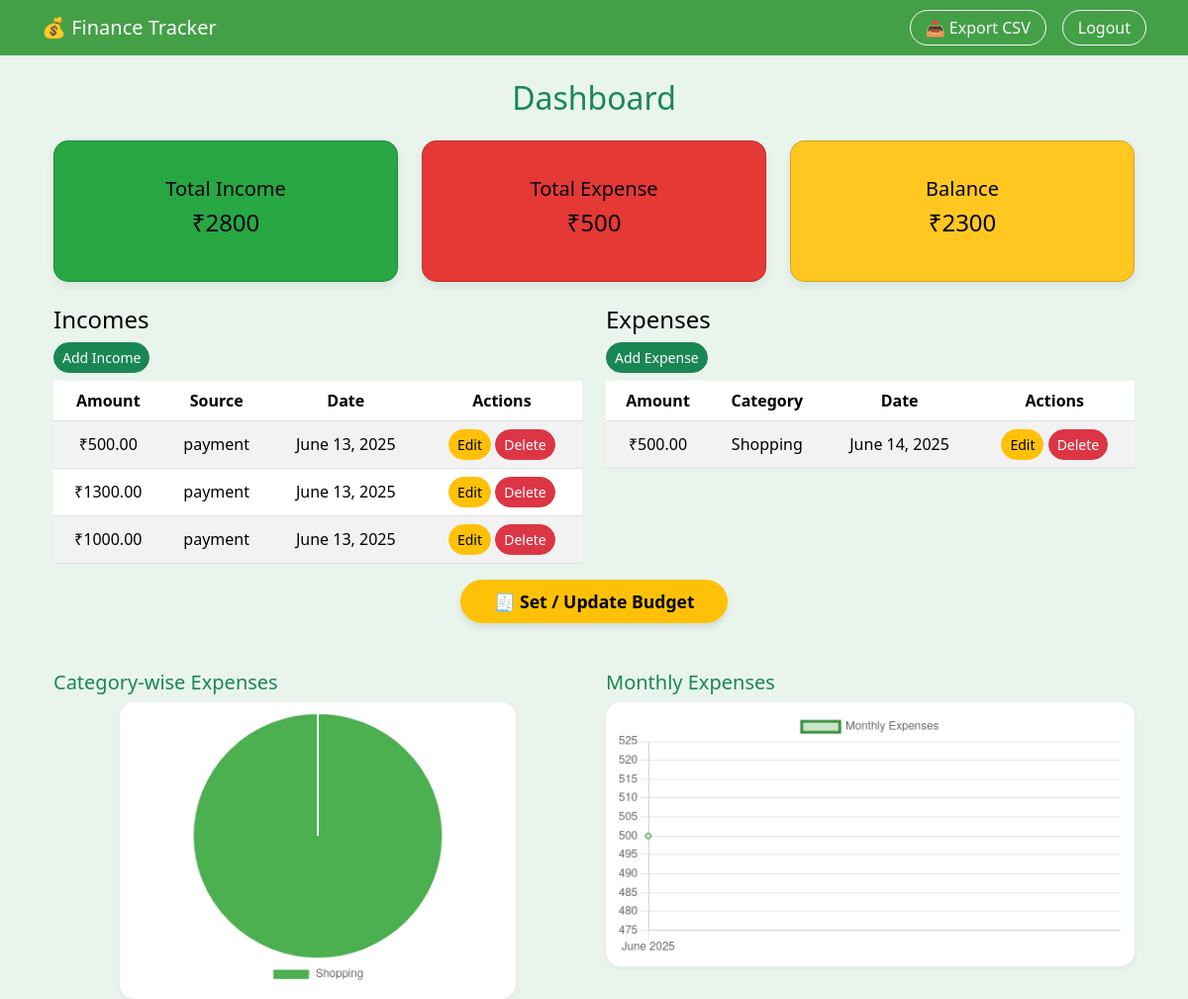
Before: / (signed in) with the older database file.
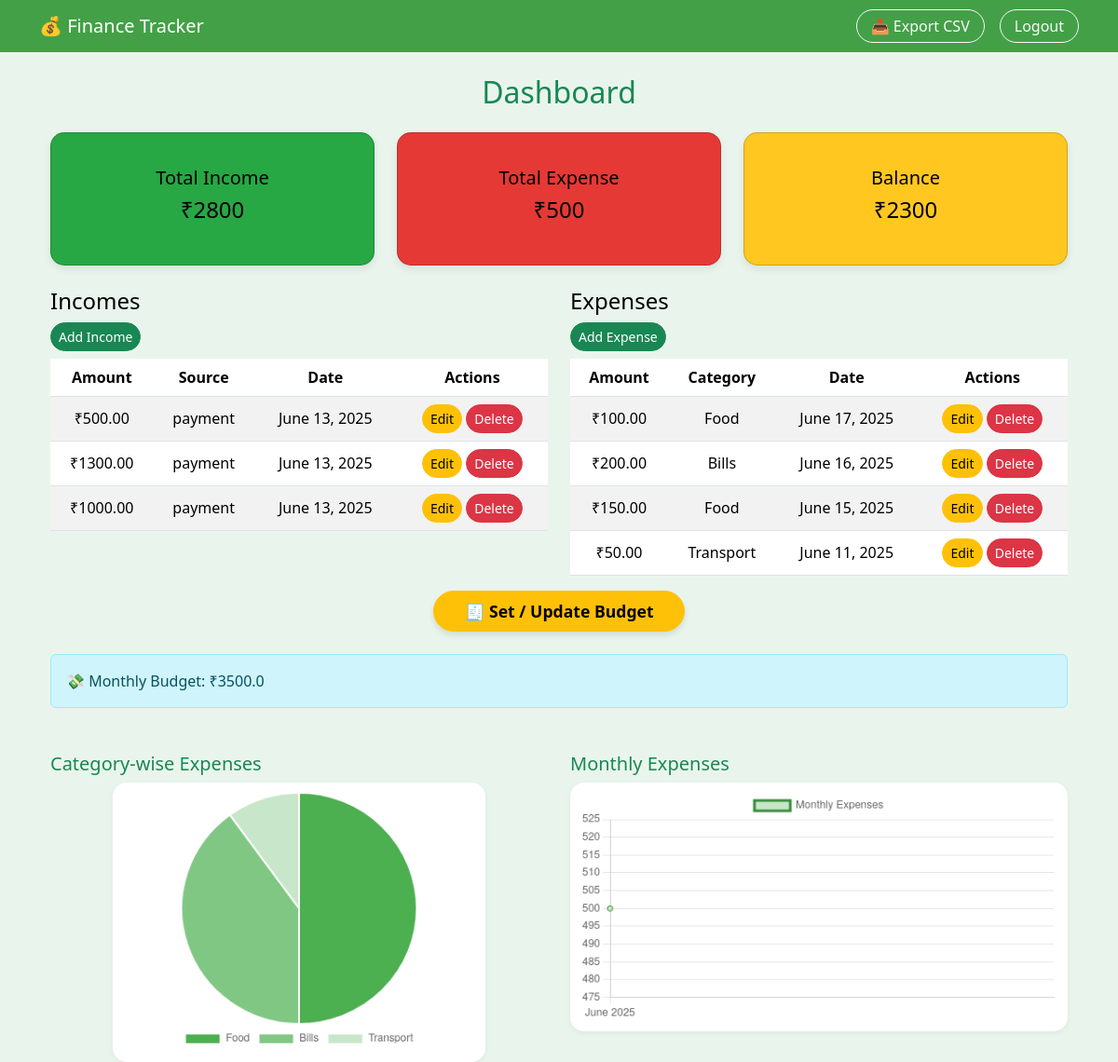
After: the same page with the newer database file.
### tracker/models.py (models this page shows, shortened)
class Income(models.Model):
    user = models.ForeignKey(User, on_delete=models.CASCADE)
    amount = models.DecimalField(max_digits=10, decimal_places=2)
    source = models.CharField(choices=CATEGORY_CHOICES, max_length=100)
    date = models.DateField()
    created_at = models.DateTimeField(default=timezone.now)

class Expense(models.Model):
    user = models.ForeignKey(User, on_delete=models.CASCADE)
    amount = models.DecimalField(max_digits=10, decimal_places=2)
    category = models.CharField(choices=CATEGORY_CHOICES, max_length=100)
    description = models.TextField(blank=True)
    date = models.DateField()
    created_at = models.DateTimeField(default=timezone.now)

class Budget(models.Model):
    user = models.OneToOneField(settings.AUTH_USER_MODEL, on_delete=models.CASCADE)
    monthly_limit = models.FloatField(default=0.0)

### tracker/views.py (the view)
# urls.py: path('', dashboard, name='dashboard'),
@login_required
def dashboard(request):
    incomes = Income.objects.filter(user=request.user).order_by('-date')
    expenses = Expense.objects.filter(user=request.user).order_by('-date')
    total_income = incomes.aggregate(total=Sum('amount'))['total'] or 0
    total_expense = expenses.aggregate(total=Sum('amount'))['total'] or 0
    balance = total_income - total_expense
    budget = None
    overspent = False
    if request.user.is_authenticated:
        budget = Budget.objects.filter(user=request.user).first()
        if budget and total_expense > budget.monthly_limit:
            overspent = True
    category_summary = (
        expenses.values('category')
        .annotate(total=Sum('amount'))
        .order_by('-total')
    )
    category_labels = [item['category'] for item in category_summary]
    category_totals = [float(item['total']) for item in category_summary]
    monthly_summary = (
        expenses.annotate(month=TruncMonth('date'))
        .values('month')
        .annotate(total=Sum('amount'))
        .order_by('month')
    )
    monthly_labels = [item['month'].strftime('%B %Y') for item in monthly_summary]
    monthly_totals = [float(item['total']) for item in monthly_summary]
    context = {
        'incomes': incomes,
        'expenses': expenses,
        'total_income': total_income,
        'total_expense': total_expense,
        'balance': balance,
        'category_labels': json.dumps(category_labels),
        'category_data': json.dumps(category_totals),
        'monthly_labels': json.dumps(monthly_labels),
        'monthly_data': json.dumps(monthly_totals),
        'budget': budget,
        'overspent': overspent,
    }
    return render(request, 'tracker/dashboard.html', context)

### tracker/templates/tracker/dashboard.html (shortened to what this page needs)
{% extends "tracker/base.html" %}
{% load static %}
{% block content %}
<div class="container mt-4">
    <h2 class="text-success text-center mb-4">Dashboard</h2>
    <div class="row mb-4 text-center">
    <div class="col-md-4">
        <div class="card card-summary income">
            <div class="card-body">
                <h5>Total Income</h5>
                <h4>₹{{ total_income }}</h4>
            </div>
        </div>
    </div>
    <div class="col-md-4">
        <div class="card card-summary expense">
            <div class="card-body">
                <h5>Total Expense</h5>
                <h4>₹{{ total_expense }}</h4>
            </div>
        </div>
    </div>
    <div class="col-md-4">
        <div class="card card-summary balance">
            <div class="card-body">
                <h5>Balance</h5>
                <h4>₹{{ balance }}</h4>
            </div>
        </div>
    </div>
</div>
    <div class="row">
        <div class="col-md-6">
            <h4>Incomes</h4>
            <a href="{% url 'add_income' %}" class="btn btn-sm btn-success mb-2">Add Income</a>
            <table class="table table-striped">
                <thead>
                    <tr>
                        <th>Amount</th>
                        <th>Source</th>
                        <th>Date</th>
                        <th>Actions</th>
                    </tr>
                </thead>
                <tbody>
                    {% for income in incomes %}
                    <tr>
                        <td>₹{{ income.amount }}</td>
                        <td>{{ income.source }}</td>
                        <td>{{ income.date }}</td>
                        <td>
                            <a href="{% url 'edit_income' income.pk %}" class="btn btn-sm btn-warning">Edit</a>
                            <a href="{% url 'delete_income' income.pk %}" class="btn btn-sm btn-danger">Delete</a>
                        </td>
                    </tr>
                    {% endfor %}
                </tbody>
            </table>
        </div>
        <div class="col-md-6">
            <h4>Expenses</h4>
            <a href="{% url 'add_expense' %}" class="btn btn-sm btn-success mb-2">Add Expense</a>
            <table class="table table-striped">
                <thead>
                    <tr>
                        <th>Amount</th>
                        <th>Category</th>
                        <th>Date</th>
                        <th>Actions</th>
                    </tr>
                </thead>
                <tbody>
                    {% for expense in expenses %}
                    <tr>
                        <td>₹{{ expense.amount }}</td>
                        <td>{{ expense.category }}</td>
                        <td>{{ expense.date }}</td>
                        <td>
                            <a href="{% url 'edit_expense' expense.pk %}" class="btn btn-sm btn-warning">Edit</a>
                            <a href="{% url 'delete_expense' expense.pk %}" class="btn btn-sm btn-danger">Delete</a>
                        </td>
                    </tr>
                    {% endfor %}
                </tbody>
            </table>
        </div>
    </div>
<div class="text-center mb-4">
    <a href="{% url 'set_budget' %}" class="btn btn-warning budget-button">
        🧾 Set / Update Budget
    </a>
</div>
{% if budget %}
  <div class="alert alert-info">
    💸 Monthly Budget: ₹{{ budget.monthly_limit }}
  </div>
{% endif %}
    <div class="row mt-5">
    <div class="col-md-6">
        <h5 class="text-success">Category-wise Expenses</h5>
        <div class="chart-container">
            <canvas id="pieChart"></canvas>
        </div>
    </div>
    <div class="col-md-6">
        <h5 class="text-success">Monthly Expenses</h5>
        <canvas id="lineChart"></canvas>
    </div>
</div>
{% endblock %}
{% block extra_scripts %}
<script>
    const pieChart = new Chart(document.getElementById('pieChart'), {
    type: 'pie',
    data: {
        labels: {{ category_labels|safe }},
        datasets: [{
            label: 'Expenses by Category',
            data: {{ category_data|safe }},
            backgroundColor: ['#4CAF50', '#81C784', '#C8E6C9', '#2E7D32', '#A5D6A7']
        }]
    },
    options: {
        responsive: true,
        maintainAspectRatio: false,
        plugins: {
            legend: {
                position: 'bottom'
            }
        }
    }
});
    const lineChart = new Chart(document.getElementById('lineChart'), {
        type: 'line',
        data: {
            labels: {{ monthly_labels|safe }},
            datasets: [{
                label: 'Monthly Expenses',
                data: {{ monthly_data|safe }},
                borderColor: '#388E3C',
                backgroundColor: '#C8E6C9',
                fill: true,
                tension: 0.4
            }]
        }
    });
</script>
{% endblock %}

### tracker/templates/tracker/base.html (shortened to what this page needs)
{% load static %}
<!DOCTYPE html>
<html lang="en">
<head>
    <link rel="stylesheet" href="https://cdn.jsdelivr.net/npm/bootstrap@5.3.2/dist/css/bootstrap.min.css">
    <link href="https://cdn.jsdelivr.net/npm/bootstrap-icons@1.10.5/font/bootstrap-icons.css" rel="stylesheet">
    <link rel="stylesheet" href="{% static 'css/style.css' %}">
</head>
<body>
    <nav class="navbar navbar-expand-lg navbar-dark bg-success">
        <div class="container">
            <a class="navbar-brand" href="{% url 'dashboard' %}">💰 Finance Tracker</a>
            <div class="collapse navbar-collapse">
                <ul class="navbar-nav ms-auto">
                    {% if user.is_authenticated %}
                    <li class="nav-item">
                        <div class="d-flex align-items-center gap-2">
                            <a href="{% url 'download_csv' %}" class="btn btn-outline-light ms-2">📥 Export CSV</a>
                        <form method="post" action="{% url 'logout' %}">
                            <button type="submit" class="btn btn-outline-light ms-2">Logout</button>
                        </form>
                    </li>
                    {% endif %}
                </ul>
            </div>
        </div>
    </nav>
    <div class="container mt-4">
        {% block content %}{% endblock %}
    </div>
    {% block extra_scripts %}{% endblock %}
</body>
</html>

### tracker/static/css/style.css (style rules this page uses)
body { background-color: #e9f5ec; font-family: 'Segoe UI', sans-serif; }
h2 { color: #000000; }
h4, h5 { color: #000000; }
.navbar .btn-outline-light { border-radius: 20px; padding: 5px 15px; font-weight: 500; transition: background 0.3s; }
.card { border-radius: 15px; padding: 20px; font-size: 1.1rem; box-shadow: 0 4px 8px rgba(0,0,0,0.08); }
.bg-success { background-color: #43A047 !important; }
.table { background: #fff; border-radius: 10px; }
th { background-color: #f1f1f1; color: #1B5E20; }
td, th { text-align: center; vertical-align: middle; }
.btn-warning { border-radius: 25px; font-weight: 500; }
.btn-danger { border-radius: 25px; font-weight: 500; }
.btn-success { border-radius: 25px; font-weight: 500; }
canvas { background-color: #ffffff; border-radius: 15px; box-shadow: 0 2px 6px rgba(0,0,0,0.05); padding: 10px; }
.card-summary { color: white; }
.card-summary.income { background-color: #28a745; }
.card-summary.expense { background-color: #E53935; }
.card-summary.balance { background-color: #ffc720; }
.budget-button { border-radius: 30px; font-size: 1.1rem; padding: 0.5rem 2rem; font-weight: bold; box-shadow: 0px 4px 6px rgba(0, 0, 0, 0.1); }
.chart-container { position: relative; height: 300px; width: 100%; max-width: 400px; margin: auto; }

Changed rows visible on the page:
removed Expense: amount "500.00", category "Shopping", date "June 14, 2025"
added Expense: amount "100.00", category "Food", date "June 17, 2025"
added Expense: amount "200.00", category "Bills", date "June 16, 2025"
added Expense: amount "150.00", category "Food", date "June 15, 2025"
added Expense: amount "50.00", category "Transport", date "June 11, 2025"
added Budget: monthly_limit "3500.0"
Other visible differences:
chart data {{ category_labels|safe }}: ["Shopping"] → ["Food", "Bills", "Transport"]
chart data {{ category_data|safe }}: [500.0] → [250.0, 200.0, 50.0]
text now shown: "💸 Monthly Budget: ₹"
